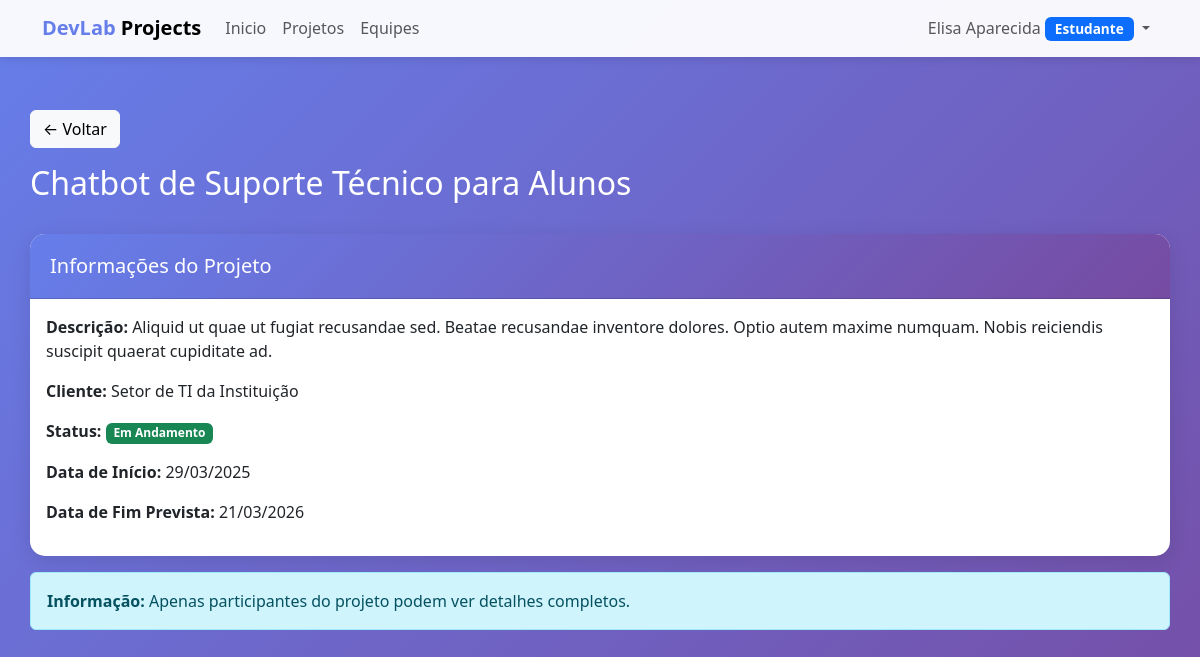
The app's page /projetos/9/ (signed in) with its own data.
### meuapp/models.py (models this page shows, shortened)
class Usuario(AbstractUser):
    TIPO_CHOICES = [
        ('coordenador', 'Coordenador'),
        ('professor', 'Professor'),
        ('estudante', 'Estudante'),
    ]
    tipo = models.CharField(max_length=20, choices=TIPO_CHOICES, default='estudante')
    matricula = models.CharField(max_length=20, unique=True, null=True, blank=True)
    cpf = models.CharField(max_length=11, unique=True, null=True, blank=True)
    data_nascimento = models.DateField(null=True, blank=True)
    funcao = models.CharField(max_length=100, blank=True, verbose_name="Função")
    class Meta:
        verbose_name = 'Usuário'
        verbose_name_plural = 'Usuários'

class Projeto(models.Model):
    STATUS_CHOICES = [
        ('planejado', 'Planejado'),
        ('andamento', 'Em Andamento'),
        ('concluido', 'Concluído'),
    ]
    titulo = models.CharField(max_length=200)
    descricao = models.TextField()
    cliente = models.CharField(max_length=200)
    status = models.CharField(max_length=20, choices=STATUS_CHOICES, default='planejado')
    data_inicio = models.DateField()
    data_fim_prevista = models.DateField()
    participantes = models.ManyToManyField(Usuario, through='ParticipacaoProjeto', related_name='projetos_participando')
    criado_em = models.DateTimeField(auto_now_add=True)
    atualizado_em = models.DateTimeField(auto_now=True)
    class Meta:
        verbose_name = 'Projeto'
        verbose_name_plural = 'Projetos'
        ordering = ['-criado_em']
    def membros_por_equipes(self):
        return Usuario.objects.filter(equipes_participando__projeto=self).distinct()

### meuapp/views.py (the view)
# urls.py: path('projetos/<int:pk>/', views.projeto_detalhes, name='projeto_detalhes'),
@login_required
def projeto_detalhes(request, pk):
    projeto = get_object_or_404(Projeto, pk=pk)
    if request.user.tipo == 'coordenador' or projeto in request.user.projetos_participando.all():
        detalhes_completos = True
    else:
        detalhes_completos = False
    equipes = projeto.equipes.all()
    participantes = projeto.membros_por_equipes()
    context = {
        'projeto': projeto,
        'detalhes_completos': detalhes_completos,
        'equipes': equipes,
        'participantes': participantes,
    }
    return render(request, 'projetos/detalhes.html', context)

### meuapp/templates/projetos/detalhes.html (shortened to what this page needs)
{% extends 'base.html' %}
{% block content %}
<div class="row mb-4">
    <div class="col-12">
        <a href="{% url 'projeto_lista' %}" class="btn btn-light mb-3">← Voltar</a>
        <h2 class="text-white">{{ projeto.titulo }}</h2>
    </div>
</div>
<div class="card mb-3">
    <div class="card-header d-flex justify-content-between align-items-center">
        <h5 class="mb-0">Informações do Projeto</h5>
    </div>
    <div class="card-body">
        <p><strong>Descrição:</strong> {{ projeto.descricao }}</p>
        <p><strong>Cliente:</strong> {{ projeto.cliente }}</p>
        <p><strong>Status:</strong>
            <span class="badge bg-{{ projeto.status|yesno:'success,warning,secondary' }}">
                {{ projeto.get_status_display }}
            </span>
        </p>
        <p><strong>Data de Início:</strong> {{ projeto.data_inicio|date:"d/m/Y" }}</p>
        <p><strong>Data de Fim Prevista:</strong> {{ projeto.data_fim_prevista|date:"d/m/Y" }}</p>
    </div>
</div>
{% if detalhes_completos %}
<div class="row">
    <div class="col-md-6">
        <div class="card">
            <div class="card-header">
                <h5 class="mb-0">Equipes ({{ equipes.count }})</h5>
            </div>
            <div class="card-body">
                {% if equipes %}
                <ul class="list-group">
                    {% for equipe in equipes %}
                    <li class="list-group-item">
                        <a href="{% url 'equipe_detalhes' equipe.pk %}">{{ equipe.nome }}</a>
                        <span class="badge bg-info float-end">{{ equipe.total_membros }} membros</span>
                    </li>
                    {% endfor %}
                </ul>
                {% else %}
                <p class="text-muted">Nenhuma equipe cadastrada</p>
                {% endif %}
            </div>
        </div>
    </div>
    <div class="col-md-6">
        <div class="card">
            <div class="card-header">
                <h5 class="mb-0">Participantes ({{ participantes.count }})</h5>
            </div>
            <div class="card-body">
                {% if participantes %}
                <ul class="list-group">
                    {% for participante in participantes %}
                    <li class="list-group-item">
                        {{ participante.get_full_name|default:participante.username }}
                        <span class="badge bg-primary float-end">{{ participante.get_tipo_display }}</span>
                    </li>
                    {% endfor %}
                </ul>
                {% else %}
                <p class="text-muted">Nenhum participante cadastrado</p>
                {% endif %}
            </div>
        </div>
    </div>
</div>
{% else %}
<div class="alert alert-info">
    <strong>Informação:</strong> Apenas participantes do projeto podem ver detalhes completos.
</div>
{% endif %}
{% endblock %}

### meuapp/templates/base.html (shortened to what this page needs)
<!DOCTYPE html>
<html lang="pt-br">
<head>
    <link href="https://cdn.jsdelivr.net/npm/bootstrap@5.3.0/dist/css/bootstrap.min.css" rel="stylesheet">
</head>
<body>
    {% if user.is_authenticated %}
    <nav class="navbar navbar-expand-lg navbar-light bg-light fixed-top">
        <div class="container">
            <a class="navbar-brand fw-bold" href="{% url 'dashboard' %}">
                <span style="color: #667eea;">DevLab</span> Projects
            </a>
            <div class="collapse navbar-collapse" id="navbarNav">
                <ul class="navbar-nav me-auto">
                    <li class="nav-item">
                        <a class="nav-link" href="{% url 'dashboard' %}">Inicio</a>
                    </li>
                    <li class="nav-item">
                        <a class="nav-link" href="{% url 'projeto_lista' %}">Projetos</a>
                    </li>
                    <li class="nav-item">
                        <a class="nav-link" href="{% url 'equipe_lista' %}">Equipes</a>
                    </li>
                </ul>
                <ul class="navbar-nav">
                    <li class="nav-item dropdown">
                        <a class="nav-link dropdown-toggle" href="#" id="userDropdown" role="button"
                           data-bs-toggle="dropdown">
                            {{ user.get_full_name|default:user.username }}
                            <span class="badge bg-primary badge-tipo">{{ user.get_tipo_display }}</span>
                        </a>
                    </li>
                </ul>
            </div>
        </div>
    </nav>
    {% endif %}
    <div class="container main-content">
        {% block content %}{% endblock %}
    </div>
</body>
</html>

### meuapp/templates/base.html (style rules this page uses)
body { min-height: 100vh; background: linear-gradient(135deg, #667eea 0%, #764ba2 100%); }
.navbar { background: rgba(255, 255, 255, 0.95) !important; box-shadow: 0 2px 10px rgba(0,0,0,0.1); }
.main-content { margin-top: 80px; padding: 30px 0; }
.card { border: none; border-radius: 15px; box-shadow: 0 5px 20px rgba(0,0,0,0.1); margin-bottom: 20px; }
.card-header { background: linear-gradient(135deg, #667eea 0%, #764ba2 100%); color: white; border-radius: 15px 15px 0 0 !important; padding: 20px; }
.badge-tipo { font-size: 0.85em; padding: 5px 10px; }

### records on screen
Usuario: get_full_name "Elisa Aparecida", tipo "Estudante"
Projeto: titulo "Chatbot de Suporte Técnico para Alunos", descricao "Aliquid ut quae ut fugiat recusandae sed. Beatae recusandae inventore dolores. Optio autem maxime numquam. Nobis reiciendis suscipit quaerat cupiditate ad.", cliente "Setor de TI da Instituição", status "Em Andamento", data_inicio "29/03/2025", data_fim_prevista "21/03/2026"
